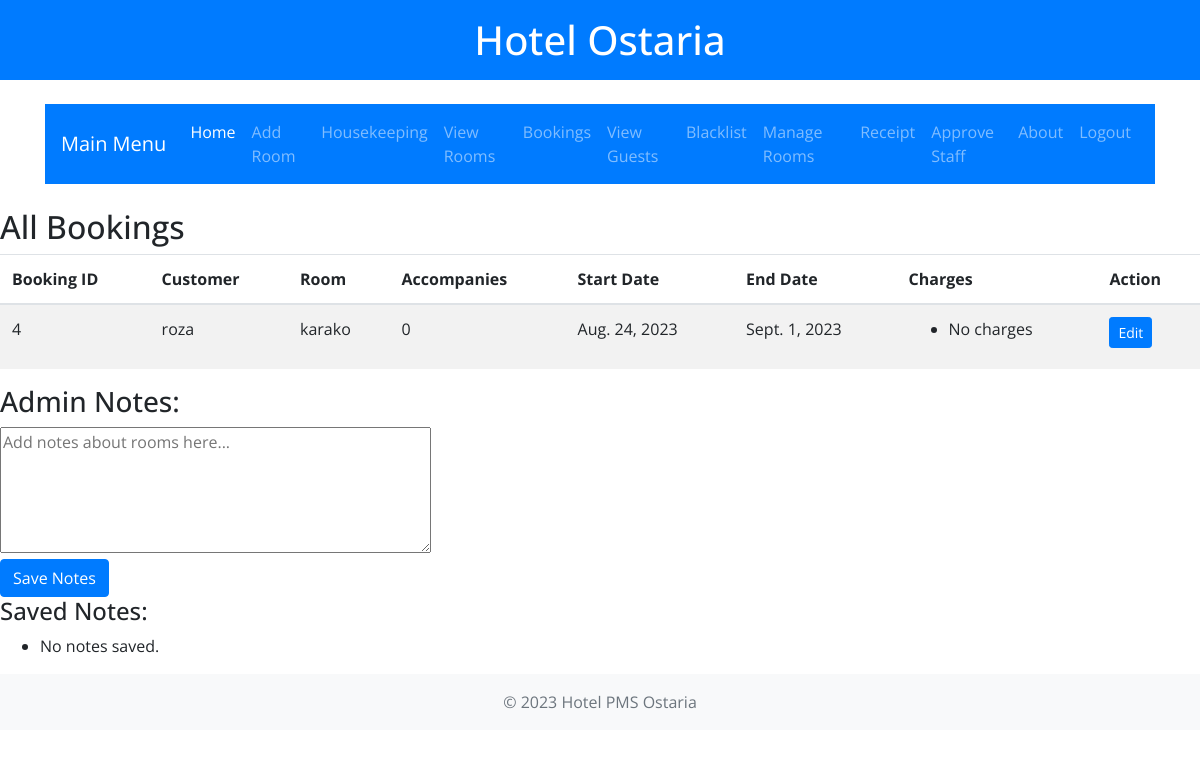
Page /list_bookings/ (signed in) on the earlier database version.
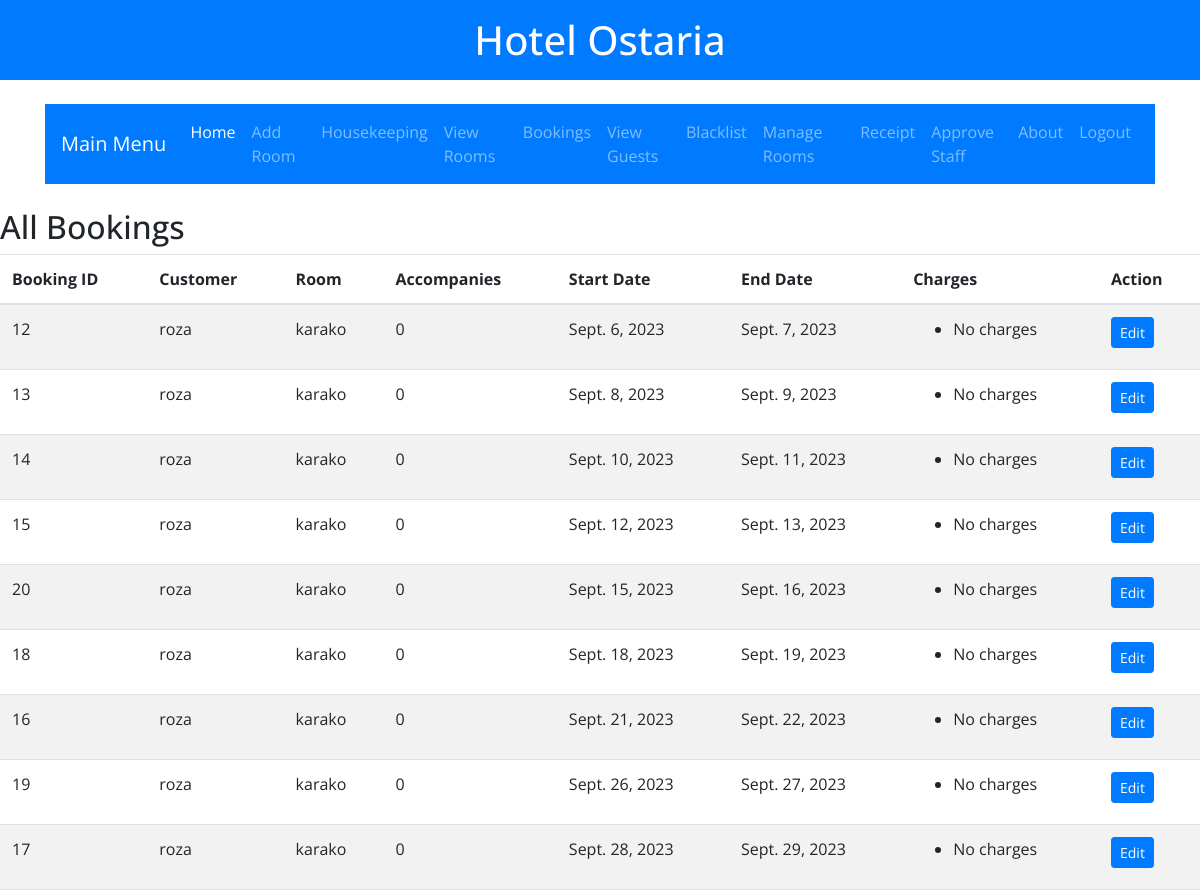
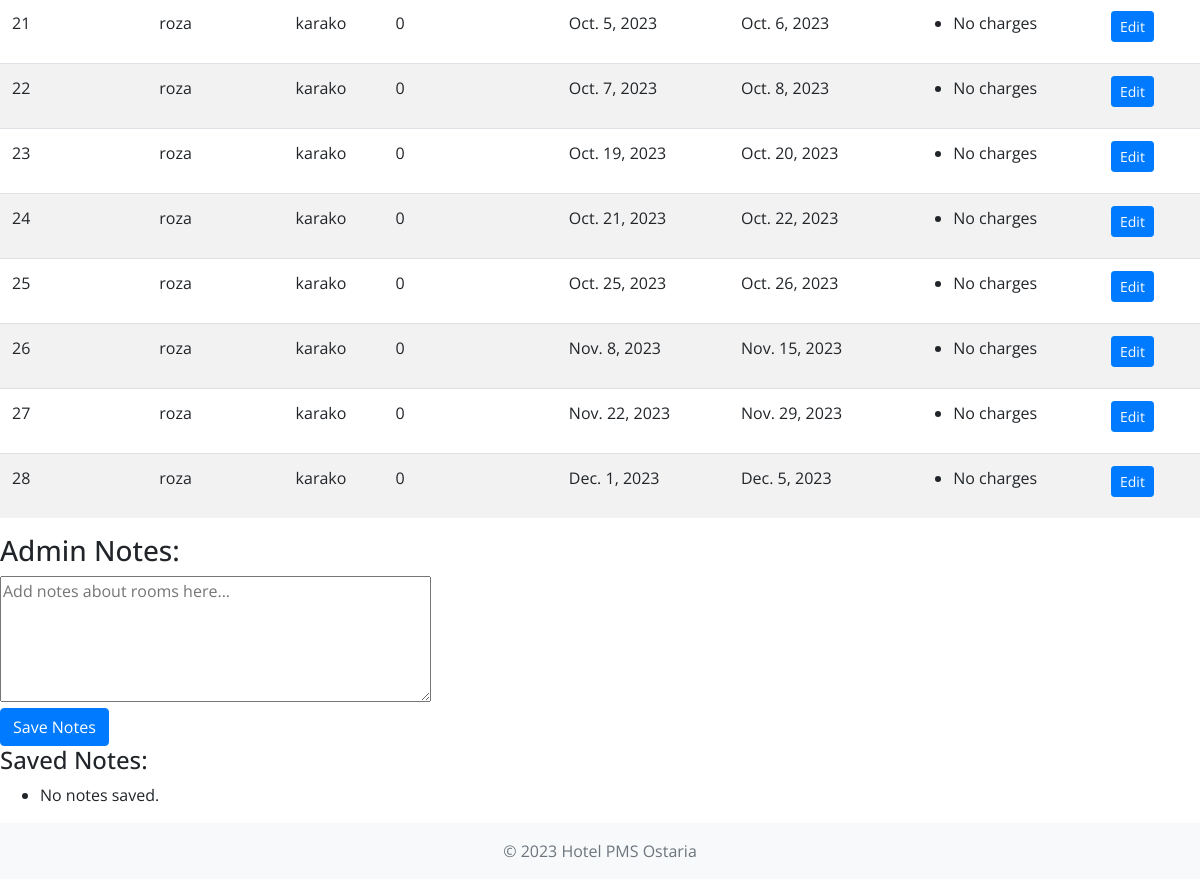
Same page on the later database version (2 pictures, top to bottom).
### hotel_pms/models.py (models this page shows, shortened)
class Booking(models.Model):
    customer = models.ForeignKey(User, on_delete=models.CASCADE)
    room = models.ForeignKey(Room, on_delete=models.CASCADE)
    start_date = models.DateField()
    end_date = models.DateField()
    accompanies = models.PositiveIntegerField(default=0, help_text="Number of people accompanying the customer.")
    charges = models.ManyToManyField(ExtraCharge, through='BookingCharge')

class Room(models.Model):
    ROOM_TYPES = (
        ('s', 'Single'),
        ('d', 'Double'),
        ('su', 'Suite'),
    )
    STATUS_CHOICES = [
        ('available', 'Available'),
        ('cleaning', 'Needs Cleaning'),
        ('maintenance', 'Needs Maintenance'),
    ]
    name = models.CharField(max_length=255,  default='basic')  # New field for room name
    status = models.CharField(max_length=12, choices=STATUS_CHOICES, default='available')
    room_type = models.CharField(max_length=2, choices=ROOM_TYPES)
    rate = models.DecimalField(max_digits=7, decimal_places=2,default=100.00)

### hotel_pms/views.py (the view, shortened to what this page needs)
# urls.py: path('list_bookings/', views.list_bookings, name='list_bookings'),
@login_required
def list_bookings(request):
    if not request.user.is_staff: # or `if not request.user.is_superuser:` if you want to restrict this only to superusers.
        return redirect('home') # or some other page
    admin_notes = AdminNotes.objects.all().order_by('-timestamp')
    bookings = Booking.objects.order_by('start_date')
    context = {
        'admin_notes': admin_notes,
        'bookings': bookings
    }
    return render(request, 'hotel_pms/list_bookings.html', context)

### hotel_pms/templatetags/user_tags.py (called while the page is built)
@register.filter(name='has_group')
def has_group(user, group_name):
    return Group.objects.get(name=group_name) in user.groups.all()

### hotel_pms/templates/hotel_pms/list_bookings.html (shortened to what this page needs)
{% extends "hotel_pms/index.html" %}
{% block content %}
{% load custom_filters %}
<h2>All Bookings</h2>
<table class="table table-striped">
    <thead>
        <tr>
            <th>Booking ID</th>
            <th>Customer</th>
            <th>Room</th>
            <th>Accompanies</th>
            <th>Start Date</th>
            <th>End Date</th>
            <th>Charges</th>
            <th>Action</th>
        </tr>
    </thead>
    <tbody>
        {% for booking in bookings %}
        <tr>
            <td>{{ booking.id }}</td>
            <td>{{ booking.customer.username }}</td>
            <td>{{ booking.room.name }}</td>
            <td>{{ booking.accompanies }}</td>
            <td>{{ booking.start_date }}</td>
            <td>{{ booking.end_date }}</td>
            <td>
                <ul>
                {% for charge in booking.bookingcharge_set.all %}
                    <li>{{ charge.charge.charge_type }} ({{ charge.quantity }}) - ${{ charge.charge.cost|multiply:charge.quantity }}</li>
                {% empty %}
                    <li>No charges</li>
                {% endfor %}
                </ul>
            </td>
            <td><a href="{% url 'edit_booking' booking.id %}" class="btn btn-sm btn-primary">Edit</a></td>
        </tr>
        {% empty %}
        <tr>
            <td colspan="8">No bookings available.</td>
        </tr>
        {% endfor %}
    </tbody>
</table>
<div class="notes-section">
    <h3>Admin Notes:</h3>
    <form method="POST" action="{% url 'save_notes' %}">
        <textarea name="notes" rows="5" cols="50" placeholder="Add notes about rooms here..."></textarea>
        <br>
        <input type="submit" value="Save Notes" class="btn btn-primary">
    </form>
    <h4>Saved Notes:</h4>
    <ul>
        {% for note in admin_notes %}
            <li>
                {{ note.timestamp|date:"d M Y, H:i" }}: {{ note.note }}
                <form method="post" style="display: inline;">
                    {% csrf_token %}
                    <input type="hidden" name="delete_note" value="{{ note.id }}">
                    <input type="submit" class="btn btn-danger btn-sm" value="Delete">
                </form>
            </li>
        {% empty %}
            <li>No notes saved.</li>
        {% endfor %}
    </ul>
</div>
{% endblock %}

### hotel_pms/templates/hotel_pms/index.html (shortened to what this page needs)
<!DOCTYPE html>
<html>
<head>
<link rel="stylesheet" href="https://stackpath.bootstrapcdn.com/bootstrap/4.3.1/css/bootstrap.min.css">
    {% load static %}
    {% load user_tags %}
</head>
<body style="font-family: 'Open Sans', sans-serif;">
    <header class="mb-4">
        <h1 class="specialHeader text-center py-3" style="background: #007BFF; color: white;" >Hotel Ostaria</h1>
    </header>
   <div class="container">
    <nav class="navbar navbar-expand-lg navbar-dark bg-primary mb-4">
        <a class="navbar-brand" href="{% url 'home' %}">Main Menu</a>
        <div class="collapse navbar-collapse" id="navbarNav">
            <ul class="navbar-nav">
                <li class="nav-item active">
                    <a class="nav-link" href="{% url 'home' %}">Home</a>
                </li>
                {% if user.is_authenticated and user.is_staff %}
                <li class="nav-item">
                    <a class="nav-link" href="{% url 'add_room' %}">Add Room</a>
                </li>
                <li class="nav-item">
                    <a class="nav-link" href="{% url 'manage_housekeeping' %}">Housekeeping</a>
                </li>
                <li class="nav-item">
                    <a class="nav-link" href="{% url 'admin_rooms' %}">View Rooms</a>
                </li>
                  <li class="nav-item">
                    <a class="nav-link" href="{% url 'list_bookings' %}">Bookings</a>
                </li>
                <li class="nav-item">
                    <a class="nav-link" href="{% url 'view_guests' %}">View Guests</a>
                </li>
                <li class="nav-item">
                    <a class="nav-link" href="{% url 'blacklist_customers' %}">Blacklist</a>
                </li>
                <li class="nav-item">
                    <a class="nav-link" href="{% url 'manage' %}">Manage Rooms</a>
                </li>
                 <li class="nav-item">
                    <a class="nav-link" href="{% url 'download_receipt' %}">Receipt</a>
                </li>
                 <li class="nav-item">
                    <a class="nav-link" href="{% url 'approve_registration' %}">Approve Staff</a>
                </li>
                {% endif %}
                <li class="nav-item">
                    <a class="nav-link" href="{% url 'about' %}">About</a>
                </li>
                {% if user.is_authenticated %}
                    <li class="nav-item">
                        <a class="nav-link" href="{% url 'logout' %}">Logout</a>
                    </li>
                {% endif %}
            </ul>
        </div>
    </nav>
</div>
    <main>
        {% block content %}
        {% endblock %}
    </main>
 <footer class="footer mt-auto py-3 bg-light">
    <div class="container" style="text-align:center">
        <span class="text-muted">© 2023 Hotel PMS Ostaria</span>
    </div>
</footer>
</body>
</html>

### hotel_pms/templates/hotel_pms/index.html (style rules this page uses)
.footer { position: relative; left: 0; bottom: 0; width: 100%; }

Differences in the rows shown:
removed Booking: id "4", customer.username "roza", room.name "karako", accompanies "0", start_date "Aug. 24, 2023", end_date "Sept. 1, 2023"
added Booking: id "12", customer.username "roza", room.name "karako", accompanies "0", start_date "Sept. 6, 2023", end_date "Sept. 7, 2023"
added Booking: id "13", customer.username "roza", room.name "karako", accompanies "0", start_date "Sept. 8, 2023", end_date "Sept. 9, 2023"
added Booking: id "14", customer.username "roza", room.name "karako", accompanies "0", start_date "Sept. 10, 2023", end_date "Sept. 11, 2023"
added Booking: id "15", customer.username "roza", room.name "karako", accompanies "0", start_date "Sept. 12, 2023", end_date "Sept. 13, 2023"
added Booking: id "20", customer.username "roza", room.name "karako", accompanies "0", start_date "Sept. 15, 2023", end_date "Sept. 16, 2023"
added Booking: id "18", customer.username "roza", room.name "karako", accompanies "0", start_date "Sept. 18, 2023", end_date "Sept. 19, 2023"
added Booking: id "16", customer.username "roza", room.name "karako", accompanies "0", start_date "Sept. 21, 2023", end_date "Sept. 22, 2023"
added Booking: id "19", customer.username "roza", room.name "karako", accompanies "0", start_date "Sept. 26, 2023", end_date "Sept. 27, 2023"
added Booking: id "17", customer.username "roza", room.name "karako", accompanies "0", start_date "Sept. 28, 2023", end_date "Sept. 29, 2023"
added Booking: id "21", customer.username "roza", room.name "karako", accompanies "0", start_date "Oct. 5, 2023", end_date "Oct. 6, 2023"
added Booking: id "22", customer.username "roza", room.name "karako", accompanies "0", start_date "Oct. 7, 2023", end_date "Oct. 8, 2023"
added Booking: id "23", customer.username "roza", room.name "karako", accompanies "0", start_date "Oct. 19, 2023", end_date "Oct. 20, 2023"
added Booking: id "24", customer.username "roza", room.name "karako", accompanies "0", start_date "Oct. 21, 2023", end_date "Oct. 22, 2023"
added Booking: id "25", customer.username "roza", room.name "karako", accompanies "0", start_date "Oct. 25, 2023", end_date "Oct. 26, 2023"
added Booking: id "26", customer.username "roza", room.name "karako", accompanies "0", start_date "Nov. 8, 2023", end_date "Nov. 15, 2023"
added Booking: id "27", customer.username "roza", room.name "karako", accompanies "0", start_date "Nov. 22, 2023", end_date "Nov. 29, 2023"
added Booking: id "28", customer.username "roza", room.name "karako", accompanies "0", start_date "Dec. 1, 2023", end_date "Dec. 5, 2023"
